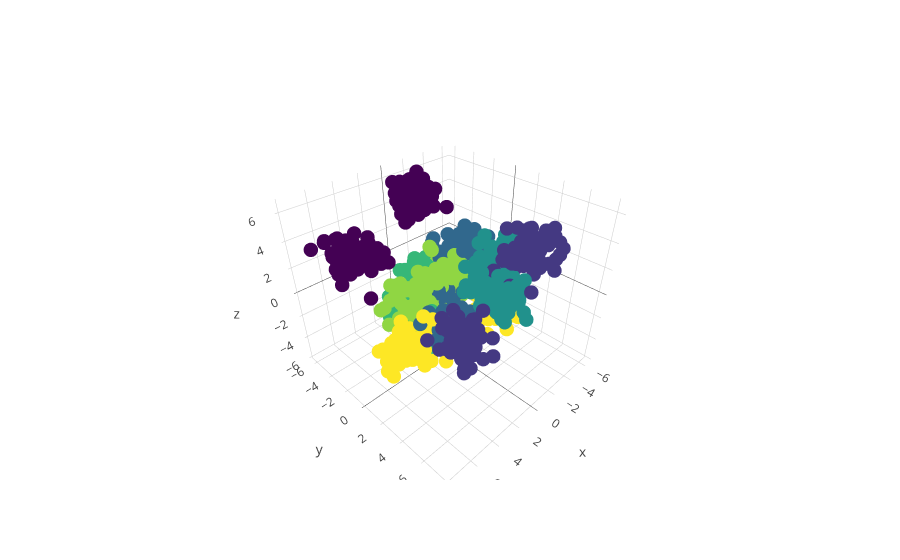

The code cell stored with this chart in its notebook:
### Code cell
# by period
trace1_period = go.Scatter3d(
    x = doc_vectors_3d_with_period['x'],
    y = doc_vectors_3d_with_period['y'],
    z = doc_vectors_3d_with_period['z'],
    mode='markers',
    marker=dict(
        size=5,
        color= doc_vectors_3d_with_period['period'],
        colorscale='Viridis'
    )
)

# # Make a figure object
data = [trace1_period]
fig = go.Figure(data= data)

# Send to Plotly and show in notebook
iplot(fig, filename='test1')

### Figure 1 — Plotly figure (JSON) as saved in the notebook; plotly's stock layout.template omitted (floating-point values rounded to 4 significant figures; data arrays with more than 128 entries replaced by an {"elided": "..."} marker saying what was removed)
{"data": [{"marker": {"color": {"elided": "980 int values"}, "colorscale": "Viridis", "size": 5}, "mode": "markers", "type": "scatter3d", "uid": "29d98ae6-b9e2-11e8-913a-6c40088edaf6", "x": {"elided": "980 float values"}, "y": {"elided": "980 float values"}, "z": {"elided": "980 float values"}}], "layout": {}}
